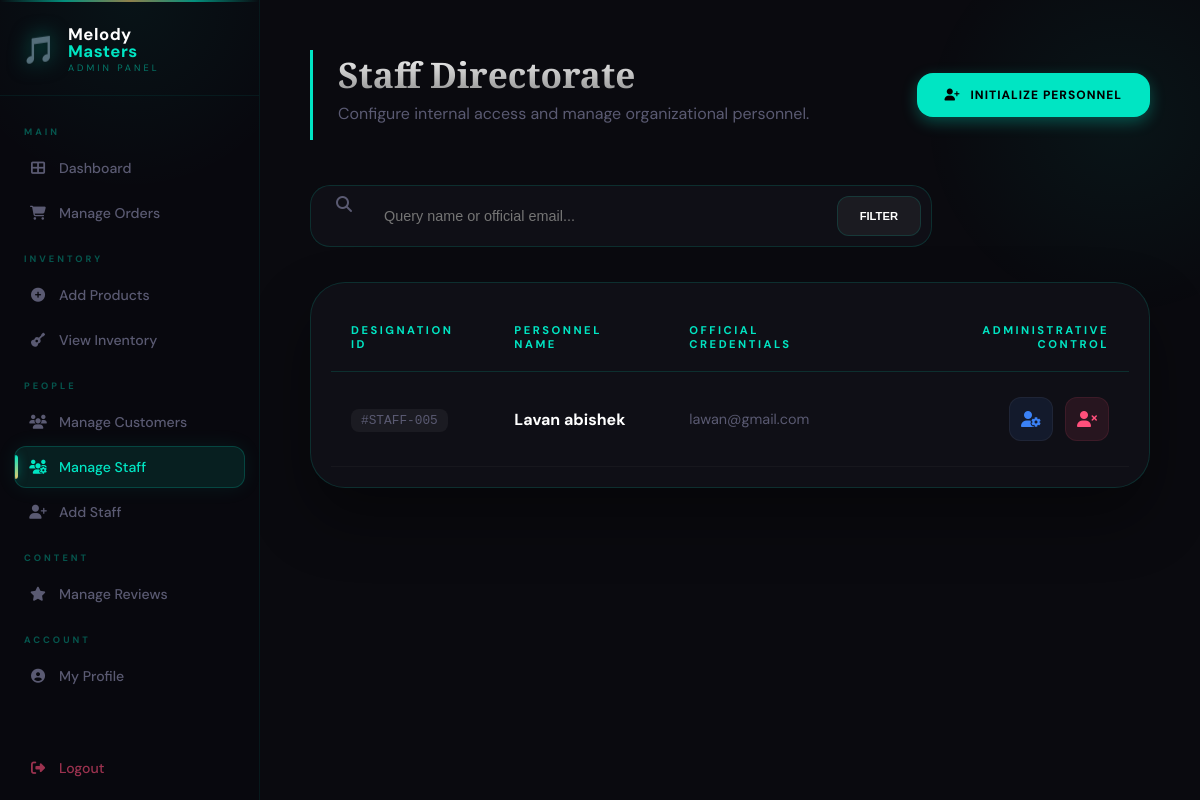
Screenshot of /manage_staff.php (signed in) with the database file from the repository.
### tables this page shows
CREATE TABLE `users` (
  `user_id` int(11) NOT NULL,
  `full_name` varchar(100) NOT NULL,
  `email` varchar(100) NOT NULL,
  `password` varchar(255) NOT NULL,
  `role` enum('Admin','Staff','Customer') DEFAULT 'Customer',
  `address` text DEFAULT NULL,
  `contact_number` varchar(15) DEFAULT NULL
);

### manage_staff.php (the view, shortened to what this page needs)
<?php
include 'db_connect.php';
$search_query = "";
if (isset($_GET['search'])) {
    $search_query = mysqli_real_escape_string($conn, $_GET['search']);
    $query = "SELECT user_id, full_name, email FROM users
              WHERE role = 'Staff' AND (full_name LIKE '%$search_query%' OR email LIKE '%$search_query%')
              ORDER BY user_id DESC";
} else {
    $query = "SELECT user_id, full_name, email FROM users WHERE role = 'Staff' ORDER BY user_id DESC";
}
$result = $conn->query($query);
?>
<!DOCTYPE html>
<html lang="en">
<head>
    <link rel="stylesheet" href="https://cdnjs.cloudflare.com/ajax/libs/font-awesome/6.4.0/css/all.min.css">
</head>
<body>
<?php include 'admin_sidebar.php'; ?>
<div class="main-content">
    <div class="header-flex">
        <div>
            <h2>Staff Directorate</h2>
            <p style="color: var(--text-muted); margin-top: 5px;">Configure internal access and manage organizational personnel.</p>
        </div>
        <a href="add_staff.php" class="btn-add"><i class="fas fa-user-plus"></i> Initialize Personnel</a>
    </div>
    <form method="GET" class="search-shelf">
        <i class="fas fa-search" style="margin-left: 15px; color: var(--text-muted);"></i>
        <input type="text" name="search" class="search-input" placeholder="Query name or official email..." value="<?php echo htmlspecialchars($search_query); ?>">
        <button type="submit" class="btn-search">Filter</button>
    </form>
    <div class="glass-card">
        <table>
            <thead>
                <tr>
                    <th>Designation ID</th>
                    <th>Personnel Name</th>
                    <th>Official Credentials</th>
                    <th style="text-align: right;">Administrative Control</th>
                </tr>
            </thead>
            <tbody>
                <?php if($result && $result->num_rows > 0): ?>
                    <?php while($row = $result->fetch_assoc()): ?>
                    <tr>
                        <td><span class="staff-id">#STAFF-<?php echo str_pad($row['user_id'], 3, '0', STR_PAD_LEFT); ?></span></td>
                        <td class="staff-name"><?php echo htmlspecialchars($row['full_name']); ?></td>
                        <td class="staff-email"><?php echo htmlspecialchars($row['email']); ?></td>
                        <td>
                            <div class="action-cluster" style="justify-content: flex-end;">
                                <a href="edit_staff.php?id=<?php echo $row['user_id']; ?>" class="btn-action btn-edit" title="Modify Personnel Profile">
                                    <i class="fas fa-user-gear"></i>
                                </a>
                                <a href="manage_staff.php?delete_id=<?php echo $row['user_id']; ?>"
                                   class="btn-action btn-delete"
                                   onclick="return confirm('Security Alert: Are you sure you want to revoke all access for this staff member?')">
                                    <i class="fas fa-user-xmark"></i>
                                </a>
                            </div>
                        </td>
                    </tr>
                    <?php endwhile; ?>
                <?php endif; ?>
            </tbody>
        </table>
    </div>
</div>
</body>
</html>

### manage_staff.php (style rules this page uses)
:root { --teal: #00e5c3; --teal-glow: rgba(0, 229, 195, 0.3); --bg: #0a0a0f; --glass: rgba(17, 17, 24, 0.85); --border: rgba(0, 229, 195, 0.15); --text-muted: #5a5a72; --danger: #ff4f7b; --blue: #3b82f6; --amber: #e8c86e; }
body { background: var(--bg); color: #e0ddf5; font-family: 'DM Sans', sans-serif; display: flex; margin: 0; overflow-x: hidden; }
body::before { content: ''; position: fixed; top: -10%; right: -10%; width: 400px; height: 400px; background: radial-gradient(circle, rgba(0, 229, 195, 0.05), transparent 70%); z-index: -1; }
.main-content { margin-left: 260px; width: calc(100% - 260px); padding: 50px; box-sizing: border-box; min-height: 100vh; }
.header-flex { display: flex; justify-content: space-between; align-items: center; margin-bottom: 45px; border-left: 3px solid var(--teal); padding-left: 25px; }
.header-flex h2 { font-family: 'Playfair Display', serif; font-size: 2.2rem; margin: 0; background: linear-gradient(to bottom, #fff, #888); -webkit-background-clip: text; -webkit-text-fill-color: transparent; }
.btn-add { background: var(--teal); color: #000; text-decoration: none; padding: 14px 28px; border-radius: 16px; font-weight: 800; transition: 0.3s; text-transform: uppercase; font-size: 0.75rem; letter-spacing: 1px; box-shadow: 0 5px 15px var(--teal-glow); display: flex; align-items: center; gap: 10px; }
.search-shelf { display: flex; gap: 12px; margin-bottom: 35px; background: var(--glass); padding: 10px; border-radius: 20px; border: 1px solid var(--border); max-width: 600px; backdrop-filter: blur(15px); }
.search-input { flex: 1; padding: 12px 20px; border: none; background: transparent; color: white; outline: none; font-size: 0.9rem; }
.btn-search { background: rgba(255,255,255,0.05); color: #fff; border: 1px solid var(--border); padding: 10px 22px; border-radius: 12px; cursor: pointer; font-weight: 700; transition: 0.3s; text-transform: uppercase; font-size: 0.7rem; }
.glass-card { background: var(--glass); backdrop-filter: blur(25px); border-radius: 35px; padding: 20px; border: 1px solid var(--border); box-shadow: 0 30px 60px rgba(0,0,0,0.4); animation: fadeIn 0.8s ease-out; }
table { width: 100%; border-collapse: collapse; }
th { text-align: left; color: var(--teal); padding: 20px; border-bottom: 1px solid var(--border); font-size: 0.7rem; text-transform: uppercase; letter-spacing: 2.5px; }
td { padding: 25px 20px; border-bottom: 1px solid rgba(255,255,255,0.03); font-size: 0.95rem; vertical-align: middle; }
.staff-id { background: rgba(255, 255, 255, 0.05); padding: 4px 10px; border-radius: 8px; font-family: monospace; color: var(--text-muted); font-size: 0.8rem; }
.staff-name { font-weight: 700; color: #fff; font-size: 1rem; }
.staff-email { color: var(--text-muted); font-size: 0.9rem; }
.action-cluster { display: flex; gap: 12px; }
.btn-action { width: 42px; height: 42px; border-radius: 12px; display: flex; align-items: center; justify-content: center; text-decoration: none; transition: 0.3s; font-size: 1rem; border: 1px solid rgba(255,255,255,0.05); }
.btn-edit { background: rgba(59, 130, 246, 0.1); color: #3b82f6; }
.btn-delete { background: rgba(255, 79, 123, 0.1); color: var(--danger); cursor: pointer; border: 1px solid rgba(255, 79, 123, 0.1); }

### rows the page displays
users: user_id "005", full_name "Lavan abishek", email "lawan@gmail.com"
